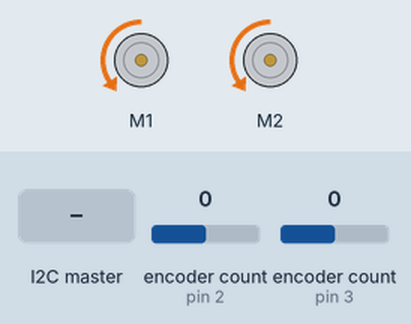
Recording of a sketch running on a simulated Arduino Uno, built with avr-gcc and run on an emulated ATmega328P. Parts: 2 × DC motor (green arrow = forward, orange = backward, longer = faster). The inputs (shaded band) are chosen by the test bench; at power-on: encoder count (sensors on pin 2, pin 3) 0. What the sketch prints to the serial monitor is not drawn.

Above: at 1.2 s.
1.3 s: the I2C master sends the byte 1
Timing chart, 0 to 4.3 s (numbered marks = the images above; inputs shaded):
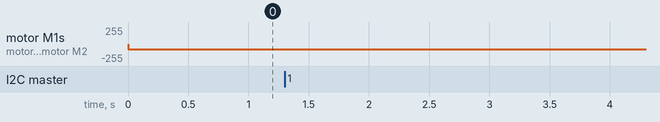

Measured:
- after the input at 1.3 s, every drawn part: stays the same

The sketch:

Demo1Arduino.ino
```cpp
#define ENCODER_OPTIMIZE_INTERRUPTS
#include "DualMC33926MotorShield.h"
#include <Encoder.h>
#include <Wire.h>
#define SLAVE_ADDRESS 0x04
#define Pi 3.1415926535897932384
#include "DualMC33926MotorShield.h"
#include "math.h"

DualMC33926MotorShield ms;


// intital Kp value

double Ke = .5;
double KpCon1 = 13.71;//15.3786175942488;

// PID control variables
double Kp1 = 48.3564;             //13.71;//15.3786175942488;
double Ki1 = 0.0;             //1.93;//2.37803426483209;
double Kd1 = 1.898917;

double Kp2 = 41.681;                //13.71;//15.3786175942488;
double Ki2 = 0.0;              // 1.93;//2.37803426483209;
double Kd2 = 2.623;

// comparative inputs and calculations
//max voltage
double umax = 7.5;
double phiDesired = 0.0;
// voltage delta and bar values
double VDelta = 0.0;

double VBar = 0.0;
double intialTime = 0.0;
int thresholdB = 0;
// integral controller
double I1 = 0.0;
double I_past1 = 0.0;

double I2 = 0.0;
double I_past2 = 0.0;

double I3 = 0.0;
double I_past3 = 0.0;
// past error of controllers
double e_past1 = 0.0;

double e_past2 = 0.0;

double e_past3 = 0.0;
// runnin timer?
double Ts = 0.0;
//Current time
double Tc = millis()/1000;
// desired angle turn
double desiredAngleTurn = 90.0;//-90;
// distance asked to go
double desiredFPS = 10.0;

// Encoder angle?
double actualPhi = 0.0;

double sentM1 = 0.0;
double sentM2 = 0.0;


//speed control this value we want as speed of motors potentially
double rho = 0.0;

// current error of controllers
double e1 = 0.0;
double e2 = 0.0;
double e3 = 0.0;
//derivative scalar
double D1 = 0.0;
double D2 = 0.0;
double D3 = 0.0;
//voltage output
double V1 = 0.0;
double V2 = 0.0;
int offset;

double currentTime = 0.0;

//DualMC33926MotorShield md;
Encoder knobLeft(3,5);
Encoder knobRight(2,6);
//float positionL = 0.0;
//float positionR = 0.0;
float angleL = 0.0;
float angleR = 0.0;
double phi = 0.0;
int motorSpeed = 0;
double r = 0.25;
double d = 0.9375;
bool doneTurning = false;

void setup() {
  Serial.begin(9600); //11500 or 9600?
  //md.init();
  //md.setM1Speed(motorSpeed);
  Serial.println("Dual MC33926 Motor Shield");
  ms.init();
  // initialize i2c as slave
  Wire.begin(SLAVE_ADDRESS);

  // define callbacks for i2c communication
  Wire.onReceive(receiveData);

}

void stopIfFault(){
  if(ms.getFault()){
    Serial.println("Fault");
    while(1);
  }
}

void receiveData(int byteSize) {
  offset = Wire.read();
  //if offset byte recieved is 0, sending set point based on quadrant reading
  //if offset byte recieved is 1, reset encoder counts
  //r = 5;
  //Serial.print(offset);
  if(offset == 0){
    //Serial.write("quadrant: ");

      //quadrant = Wire.read();
      //Serial.print(quadrant);

      //r = (Pi/2) * (double(quadrant)-1);
      //Serial.print(double(r));


  }else if(offset ==1){
      knobLeft.write(0);
      knobRight.write(0);
      //y = 0.0;
      //r=0.0;
      offset=0;
      phi = 0;
      //Serial.write("Reset Encoder");
      //motorGo = true;
      Serial.print("reset");
  }
  //Serial.println(' ');
}

long positionLeft  = -999;
long positionRight = -999;


void loop() {

  if (motorSpeed <= 400){
    motorSpeed += 1;
  }
  //md.setM1Speed(motorSpeed);

  long newLeft, newRight;
  newLeft = knobLeft.read();
  newRight = knobRight.read();
  if (newLeft != positionLeft || newRight != positionRight) {
    // converting counts to position, multiply counts*(pi/2)/(counts in pi/2 revs)
    angleL = (newLeft*(Pi/2.0))/800.0;
    angleR = (-1*newRight*(Pi/2.0))/800.0;

    phi = (r/d)*(angleL-angleR);
    //Serial.print("Left: ");
    //Serial.print(angleL);

    //Serial.print(", Right: ");
    //Serial.println(angleR);

    //Serial.print(phi);
    //
    //Serial.println();


    positionLeft = newLeft;
    positionRight = newRight;
  }
  //converts phi in radians to actual phi in degrees
  actualPhi = phi * 360/(2*Pi);
  //Serial.print("Actual phi ");
  //Serial.println(actualPhi);

  // if a character is sent from the serial monitor,
  // reset both back to zero.
  /*if (Serial.available()) {
    Serial.read();
    Serial.println("Reset both knobs to zero");
    knobLeft.write(0);
    knobRight.write(0);
  }*/


  //Controller Code VVVVVVVVV
   // put your main code here, to run repeatedly:
    /*e1 = desiredAngleTurn-actualPhi;

    if(e1==0){
      I_past1 = 0;
    }
    if (Ts>0){
      D1 = (e1-e_past1)/Ts;
      e_past1 = e1;

    }  else{
      D1=0;

    }
    I1 = 0;   //I_past1 + Ts*e1;

    //Serial.println(e1);
    //Serial.println(D1);
    //Serial.println(I1);
    phiDesired = Kp1*e1 + Ki1*I1 + Kd1*D1;
    //Serial.println(phiDesired);
    if (abs(phiDesired) > umax){
      if (phiDesired>=0){
        phiDesired = umax;
      } else{
        phiDesired = (-1)*umax;
      }
      if (e1>=0){
        e1 = min(umax/Kp1 , abs(e1));
      } else{
        e1 = (-1)*min(umax/Kp1 , abs(e1));
      }
      I1 = 0.0; //(phiDesired-Kp1*e1-Kd1*D1)/Ki1;
    } */

    //Serial.println(phiDesired);


    //Controller 2

    e2 = desiredAngleTurn-actualPhi;//phiDesired
    //Serial.println(e2);
    if(e2==0){
      I_past2 = 0;
    }
    if (Ts>0){
      D2 = (e2-e_past2)/Ts;
      e_past2 = e2;

    }  else{
      D2=0;

    }
    I2 = 0.0 ;//I_past2 + Ts*e2;


    VDelta = Kp2*e2 + Ki2*I2 + Kd2*D2;
    //Serial.println(VDelta);

    if (abs(VDelta) > umax){
      if (VDelta>=0){
        VDelta = umax;
      } else{
        VDelta = (-1)*umax;
      }
      if (e2>=0){
        e2 = min(umax/Kp2 , abs(e2));
      } else{
        e2 = (-1)*min(umax/Kp2 , abs(e2));
      }
      I2 = 0.0 ;//(VDelta-Kp2*e2-Kd2*D2)/Ki2;
    }

  //Controller 3
  rho = (r/2) * (angleL+angleR);//(360/(2*Pi));

  Serial.println(rho);
  if (doneTurning){
      e3 = desiredFPS-rho;

      if(e3==0){
        I_past3 = 0;
      }
      if (Ts>0){
        D3 = (e3-e_past3)/Ts;
        e_past3 = e3;

      }  else{
        D3=0;

      }
      I3 = 0.0 ;//I_past3 + Ts*e3;


      VBar = Kp2*e3 + Ki2*I3 + Kd2*D3;

      if (abs(VBar) > umax){
        if (VBar>=0){
          VBar = umax;
        } else{
          VBar = (-1)*umax;
        }
        if (e3>=0){
          e3 = min(umax/Kp2 , abs(e3));
        } else{
          e3 = (-1)*min(umax/Kp2 , abs(e3));
        }
        I3 = 0.0 ;//(VBar-Kp2*e3-Kd2*D3)/Ki2;
      }
      VDelta = 0.0;
      if(abs(e3)<0.1){
        VDelta = 0;
        VBar = 0;
      }
  }


  V1 = (VDelta + VBar)/2;
  V2 = (VBar - VDelta)/2;

  //Serial.print("V1: ");
  //Serial.print(V1);
  //Serial.print(" ,V2");
  //Serial.print(V2);

  sentM1 = -1*(V1*250)/umax;
  sentM2 = (V2*250)/umax;
  //Serial.println(e3);
  if(abs(e2)<0.05){
    sentM1 = 0;
    sentM2 = 0;
    doneTurning = true;
  }


  ms.setM1Speed(sentM1);
  ms.setM2Speed(sentM2);

    stopIfFault();
    currentTime = millis()/1000;
    Ts = currentTime - Tc;
    Tc = currentTime;
    I_past1 = I1;
    I_past2 = I2;
    I_past3 = I3;
}
```
